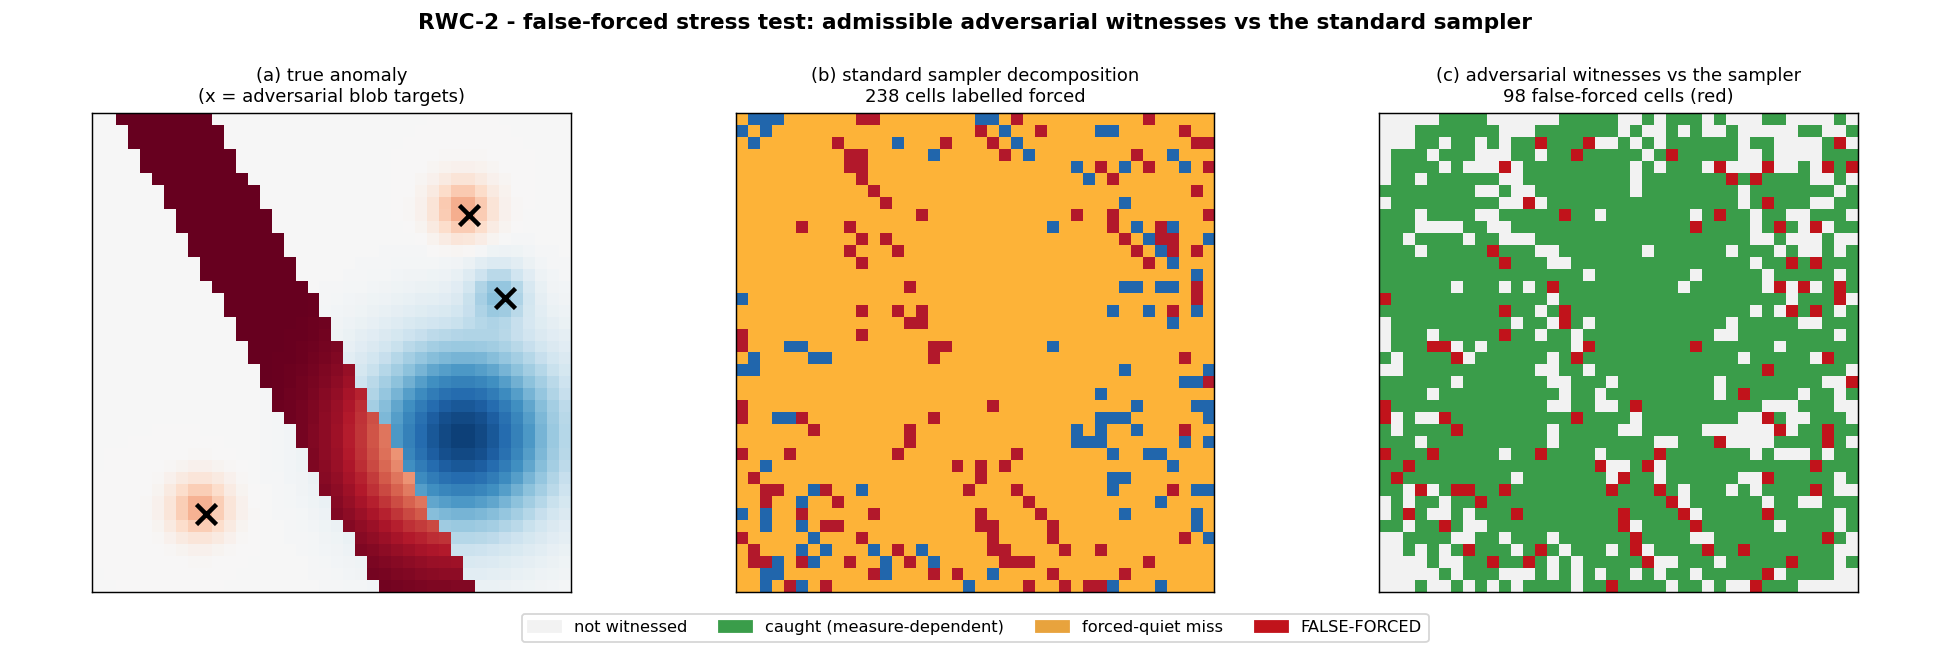

Reproduce this figure in Python.
"""
rwc2_disconnected_test.py - Required Witness Check 2 (witness_pass.md).

Grok's W-1: the standard sampler (Levenberg-Marquardt from random references +
smooth perturbations) can stamp a genuinely measure-dependent cell as *forced*
when the feasible set has basins the sampler does not reach. A false-forced is
the dangerous error: the method's trusted output is then a sampler artifact.

RWC-1 measured stability under expansion of the standard sampler; by
construction it cannot see a basin that sampler never reaches. RWC-2 closes
that gap by manufacturing the witnesses INDEPENDENTLY.

METHOD.
  1. Run the standard sampler. Record its forced set, and the roughness of its
     members - this fixes an admissibility bar (a witness must be no rougher
     than the roughest model the method itself accepted; the method admits
     only smooth feasible models - witness_pass.md / note s.6.5).
  2. The true model fits the data within noise - one feasible witness.
  3. Adversarial probes: for each target, run an LM inversion started from a
     reference with a large opposite-sign smooth bump, amplitude well beyond
     the standard random-reference distribution. Early-stopped LM keeps the
     reference's data-null component, so the adversarial model retains the
     opposite sign where the data permit it. Accept it as a witness only if it
     is BOTH data-feasible (misfit <= 1.3 x noise) AND admissible (roughness
     within the bar from step 1).
  4. A cell is PROVEN measure-dependent if, across the admissible witness pool,
     its anomaly straddles zero. This proof is independent of the standard
     sampler.
  5. Of the cells the standard sampler labelled forced, how many do the
     witnesses prove measure-dependent? Those are false-forced - the
     demonstrated form of W-1.

Run:  uv run python rwc2_disconnected_test.py
"""

import numpy as np
import matplotlib
matplotlib.use("Agg")
import matplotlib.pyplot as plt
from matplotlib.colors import ListedColormap, BoundaryNorm

import synthetic_demo as sd
import eikonal
from synthetic_demo import NZ, NX, EPS, VP_MIN, VP_MAX, ground_truth, \
    feasible_interval, classify, _ZZ, _XX, _BLOBS
from synthetic_demo_eikonal import make_stations, invert_gn, feasible_set

SEED = 20260517
NOISE_FRAC = 0.012             # noise as a fraction of mean travel time
ADV_AMP = 2.0                  # adversarial bump amplitude (km/s)
ADV_SIG = 3.5                  # adversarial bump width (cells)


def roughness(v):
    """RMS of the discrete Laplacian - the smoothness / admissibility measure.
    The method admits only smooth feasible models; a witness must clear the
    same bar."""
    lap = (4.0 * v - np.roll(v, 1, 0) - np.roll(v, -1, 0)
           - np.roll(v, 1, 1) - np.roll(v, -1, 1))
    return float(np.sqrt(np.mean(lap ** 2)))


def rms_misfit(v, sources, receivers, d_obs):
    t = eikonal.traveltimes(1.0 / v, sources, receivers)
    return float(np.sqrt(np.mean((d_obs - t) ** 2)))


def main():
    sd.RNG = np.random.default_rng(SEED)        # determinism: random_reference
    rng = np.random.default_rng(SEED)

    v_true = ground_truth()
    bg = 5.5 + 2.0 * (_ZZ / NZ)
    a_true = v_true - bg
    sources, receivers = make_stations()
    d_clean, _ = eikonal.forward(1.0 / v_true, sources, receivers)
    noise_sigma = NOISE_FRAC * float(d_clean.mean())
    d_obs = d_clean + rng.normal(0.0, noise_sigma, size=d_clean.shape)
    tol = 1.3 * noise_sigma

    print("RWC-2 - disconnected-feasible-set / false-forced stress test")
    print("=" * 66)
    print(f"true model misfit "
          f"{rms_misfit(v_true, sources, receivers, d_obs) / noise_sigma:.2f}"
          f" x noise - feasible, and the first witness")

    # --- 1. the standard sampler, and the admissibility bar ----------------
    print("\nStandard sampler (random references + smooth perturbations, "
          "default n_base=10, n_pert=7):")
    base, members = feasible_set(d_obs, sources, receivers, noise_sigma)
    member_rough = np.array([roughness(m) for m in members])
    rough_bar = float(member_rough.max())
    a_min, a_max = feasible_interval(members, bg)
    cls = classify(a_min, a_max)
    forced = (cls == 2) | (cls == -2)
    std_md = cls == 1
    nF = int(forced.sum())
    print(f"  {len(members)} members; {nF} forced (high/low), "
          f"{int(std_md.sum())} measure-dependent.")
    print(f"  member roughness (Laplacian RMS): "
          f"{member_rough.min():.4f} - {rough_bar:.4f}  "
          f"-> admissibility bar = {rough_bar:.4f}")

    # --- 2-3. adversarial probes, filtered on misfit AND admissibility -----
    # Localized smooth Gaussian bumps on a grid of centres; each pushes its
    # neighbourhood against the truth's local sign. Localized + smooth so the
    # inverted model has a chance of staying admissible (a broad random field
    # at this amplitude inverts to a model far rougher than the bar).
    print("\nAdversarial probes (LM from localized opposite-sign references):")
    witnesses = [v_true]
    probes = []
    for z0 in (7, 16, 25, 33):
        for x0 in (7, 16, 25, 33):
            g = np.exp(-((_ZZ - z0) ** 2 + (_XX - x0) ** 2)
                       / (2 * ADV_SIG ** 2))
            local = float(np.sum(a_true * g) / np.sum(g))   # truth, locally
            sign = -1.0 if local >= 0.0 else 1.0            # oppose it
            probes.append((f"({z0:2d},{x0:2d})", sign * ADV_AMP * g))

    for name, bump in probes:
        v_ref = np.clip(bg + bump, VP_MIN, VP_MAX)
        v_adv, rms = invert_gn(d_obs, sources, receivers,
                               (1.0 / v_ref).ravel(), noise_sigma)
        rgh = roughness(v_adv)
        feasible = rms <= tol
        admissible = rgh <= rough_bar
        keep = feasible and admissible
        why = ("accepted" if keep else
               "REJECTED (misfit)" if not feasible else
               "REJECTED (too rough)")
        print(f"  {name:13s}: misfit {rms / noise_sigma:4.2f}x  "
              f"roughness {rgh:.4f}  {why}")
        if keep:
            witnesses.append(v_adv)

    # --- 4. cells PROVEN measure-dependent by the admissible witnesses -----
    W = np.array(witnesses) - bg
    witnessed_md = (W.min(axis=0) < -EPS) & (W.max(axis=0) > EPS)
    nW = int(witnessed_md.sum())
    print(f"\n{len(witnesses)} admissible feasible witnesses (true + "
          f"adversarial) prove {nW} cells")
    print("measure-dependent - their feasible interval straddles zero, "
          "independent of")
    print("the standard sampler.")

    # --- 5. the test: false-forced -----------------------------------------
    false_forced = witnessed_md & forced
    caught = witnessed_md & std_md
    quiet = witnessed_md & (cls == 0)
    ff = int(false_forced.sum())
    honest_forced = nF - ff

    print("\n  RWC-2 result")
    print(f"  the standard sampler labelled              {nF:4d} cells forced")
    print(f"  of those, proven measure-dependent         {ff:4d}  "
          f"<- FALSE-FORCED")
    print(f"  forced labels that survive the witnesses   {honest_forced:4d}")
    print(f"  (witnessed-MD cells the sampler also got right: {int(caught.sum())}"
          f"; forced-quiet misses: {int(quiet.sum())})")
    if ff:
        print(f"\n  => W-1 DEMONSTRATED. {100.0 * ff / max(1, nF):.0f}% of the "
              f"standard sampler's forced cells")
        print("     are false-forced — an admissible, equally-smooth, "
              "data-feasible model")
        print("     of the opposite sign exists. This is a LOWER BOUND: more")
        print("     adversarial witnesses would reveal more false-forced.")
        print(f"     At its default operating point at most ~{honest_forced} "
              f"of the {nF} forced")
        print("     labels survive — the rest is coverage artifact. The honest")
        print("     forced set shrinks further with coverage, toward RWC-1's")
        print("     ~64-cell converged core.")
    else:
        print("\n  => No false-forced among the witnessed cells: for every "
              "basin the")
        print("     adversarial probes reached, the sampler's coverage was "
              "adequate.")

    # --- figure ------------------------------------------------------------
    fig, ax = plt.subplots(1, 3, figsize=(15, 5))
    am = float(np.abs(a_true).max())
    ax[0].imshow(a_true, cmap="RdBu_r", vmin=-am, vmax=am, origin="upper")
    for z0, x0, _ in _BLOBS:
        ax[0].plot(x0, z0, "x", color="k", ms=11, mew=2.5)
    ax[0].set_title("(a) true anomaly\n(x = adversarial blob targets)",
                    fontsize=10)

    cmap = ListedColormap(["#2166ac", "#d9d9d9", "#fdb338", "#b2182b"])
    ax[1].imshow(cls, cmap=cmap, norm=BoundaryNorm([-2.5, -1, 0.5, 1.5, 2.5],
                 cmap.N), origin="upper")
    ax[1].set_title(f"(b) standard sampler decomposition\n{nF} cells labelled "
                    "forced", fontsize=10)

    test = np.zeros((NZ, NX), int)            # 0 none 1 caught 2 quiet 3 false
    test[caught] = 1
    test[quiet] = 2
    test[false_forced] = 3
    tmap = ListedColormap(["#f2f2f2", "#3a9d4a", "#e8a33d", "#c1131b"])
    ax[2].imshow(test, cmap=tmap, norm=BoundaryNorm([-.5, .5, 1.5, 2.5, 3.5],
                 tmap.N), origin="upper")
    ax[2].set_title(f"(c) adversarial witnesses vs the sampler\n"
                    f"{ff} false-forced cells (red)", fontsize=10)

    for a in ax:
        a.set_xticks([]); a.set_yticks([])
    handles = [plt.Rectangle((0, 0), 1, 1, color=c) for c in tmap.colors]
    fig.legend(handles, ["not witnessed", "caught (measure-dependent)",
                         "forced-quiet miss", "FALSE-FORCED"],
               loc="lower center", ncol=4, fontsize=9)
    fig.suptitle("RWC-2 - false-forced stress test: admissible adversarial "
                 "witnesses vs the standard sampler", fontsize=12,
                 weight="bold")
    fig.tight_layout(rect=(0, 0.06, 1, 0.95))
    fig.savefig("rwc2_disconnected_test.png", dpi=130)
    plt.close(fig)
    print("\nFigure written: rwc2_disconnected_test.png")


if __name__ == "__main__":
    main()
